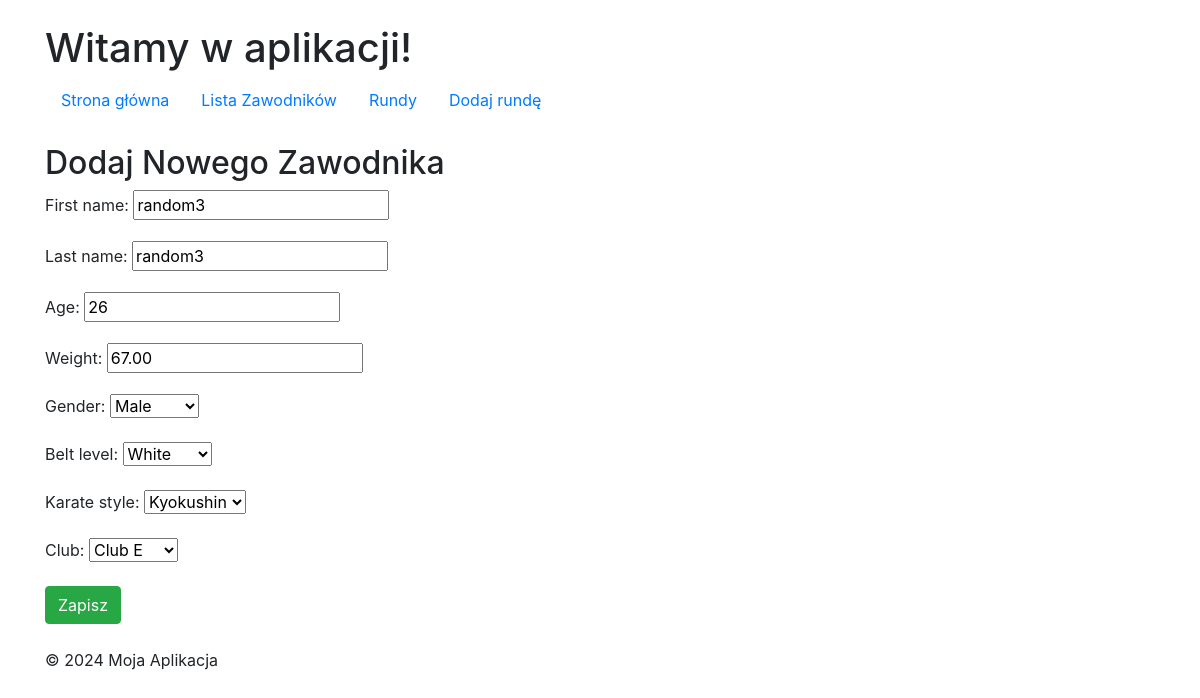
Page /athletes/4/edit/ on the committed database.
### TurniejKarate/models.py (models this page shows, shortened)
class Athlete(models.Model):
    BELT_LEVELS = [
        ('white', 'White'),
        ('yellow', 'Yellow'),
        ('green', 'Green'),
        ('blue', 'Blue'),
        ('brown', 'Brown'),
        ('black', 'Black'),
    ]
    KARATE_STYLES = [
        ('shotokan', 'Shotokan'),
        ('goju_ryu', 'Goju-Ryu'),
        ('shito_ryu', 'Shito-Ryu'),
        ('kyokushin', 'Kyokushin'),
        ('wado_ryu', 'Wado-Ryu'),
        ('enshin', 'Enshin'),
    ]
    GENDER_CHOICES = [
        ('M', 'Male'),
        ('F', 'Female'),
        ('O', 'Other'),
    ]
    first_name = models.CharField(max_length=50)
    last_name = models.CharField(max_length=50)
    age = models.PositiveIntegerField()
    weight = models.DecimalField(max_digits=5, decimal_places=2)
    gender = models.CharField(max_length=1, choices=GENDER_CHOICES)
    belt_level = models.CharField(max_length=10, choices=BELT_LEVELS)
    karate_style = models.CharField(max_length=20, choices=KARATE_STYLES)
    club = models.ForeignKey(Club, on_delete=models.CASCADE)
    weight_category = models.ForeignKey(WeightCategory, on_delete=models.SET_NULL, null=True, blank=True)

### TurniejKarate/views.py (the view)
# urls.py: path('athletes/<int:pk>/edit/', AthleteUpdateView.as_view(), name='athlete_update'),  # Edytowanie zawodnika
class AthleteUpdateView(UpdateView):
    model = Athlete
    template_name = 'athlete_form.html'  # Formularz do edycji zawodnika
    fields = ['first_name', 'last_name', 'age', 'weight', 'gender', 'belt_level', 'karate_style', 'club',]
    success_url = reverse_lazy('athlete_list')  # Po edycji wracamy na listę zawodników

### TurniejKarate/models.py (called while the page is built)
    def __str__(self):
        return self.name

### templates/athlete_form.html (shortened to what this page needs)
{% extends 'base.html' %}
{% block content %}
  <h2>Dodaj Nowego Zawodnika</h2>
  <form method="POST">
    {{ form.as_p }}
    <button type="submit" class="btn btn-success">Zapisz</button>
  </form>
{% endblock %}

### rows in the picture
Athlete: first_name "random3", last_name "random3", age "26", weight "67.00", gender "Male", belt_level "White", karate_style "Kyokushin", club "Club E"
